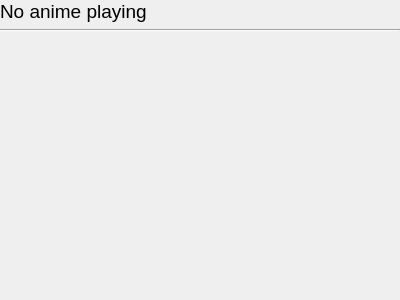
<?xml version="1.0" encoding="UTF-8"?>
<ui version="4.0">
 <class>RecognitionIdleWidget</class>
 <widget class="QWidget" name="RecognitionIdleWidget">
  <property name="geometry">
   <rect>
    <x>0</x>
    <y>0</y>
    <width>400</width>
    <height>300</height>
   </rect>
  </property>
  <property name="windowTitle">
   <string>Idle</string>
  </property>
  <layout class="QVBoxLayout" name="verticalLayout">
   <property name="leftMargin">
    <number>0</number>
   </property>
   <property name="topMargin">
    <number>0</number>
   </property>
   <property name="rightMargin">
    <number>0</number>
   </property>
   <property name="bottomMargin">
    <number>0</number>
   </property>
   <item>
    <widget class="QLabel" name="labelPageTitle">
     <property name="font">
      <font>
       <pointsize>14</pointsize>
      </font>
     </property>
     <property name="text">
      <string>No anime playing</string>
     </property>
    </widget>
   </item>
   <item>
    <widget class="Line" name="line">
     <property name="orientation">
      <enum>Qt::Orientation::Horizontal</enum>
     </property>
    </widget>
   </item>
   <item>
    <spacer name="verticalSpacer">
     <property name="orientation">
      <enum>Qt::Orientation::Vertical</enum>
     </property>
     <property name="sizeHint" stdset="0">
      <size>
       <width>20</width>
       <height>40</height>
      </size>
     </property>
    </spacer>
   </item>
  </layout>
 </widget>
 <resources/>
 <connections/>
</ui>
